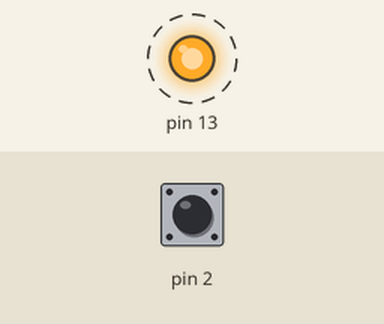
A sketch run on a simulated Arduino Uno, built with avr-gcc and run on an emulated ATmega328P. Parts: output pins drawn as LEDs (lit = HIGH). Dashed ring = blinking. The inputs (shaded band) are chosen by the test bench; at power-on: pin 2 HIGH. What the sketch prints to the serial monitor is not drawn.

Above: at 3.4 s.
Timing chart, 0 to 6.2 s (numbered marks = the images above):
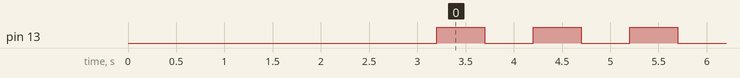

The sketch:

Union_INT_con_Watchdog.ino
```cpp
#include<avr/wdt.h>
int conteo = 500;
byte contador = 0;
boolean si = 0;

void setup() {
  wdt_disable();
  delay(3200);
  Serial.begin(9600);
  Serial.println("");
  Serial.println("INICIANDO PROGRAMA");
  Serial.println("");
  pinMode(2, INPUT);
  pinMode(13, OUTPUT);

}

void loop() {
  detachInterrupt(digitalPinToInterrupt(2));
  si = 0;
  while(1){
    Serial.println(contador);
    digitalWrite(13, HIGH);
    delay(conteo);
    digitalWrite(13, LOW);
    delay(conteo);
    contador++;
    if(contador> 8){
      Serial.println("ACTIVADA INTERRUPCION");
      attachInterrupt(digitalPinToInterrupt(2),Alto,FALLING);
      si = 1;
    }
  }
}

void Alto(){
  if(si == 1){
    wdt_enable(WDTO_2S);

    while(1){
      digitalWrite(13, HIGH);
    }
  }
}
```

Measured:
- by itself, pin 13: alternates HIGH for 0.50 s and LOW for 0.50 s
